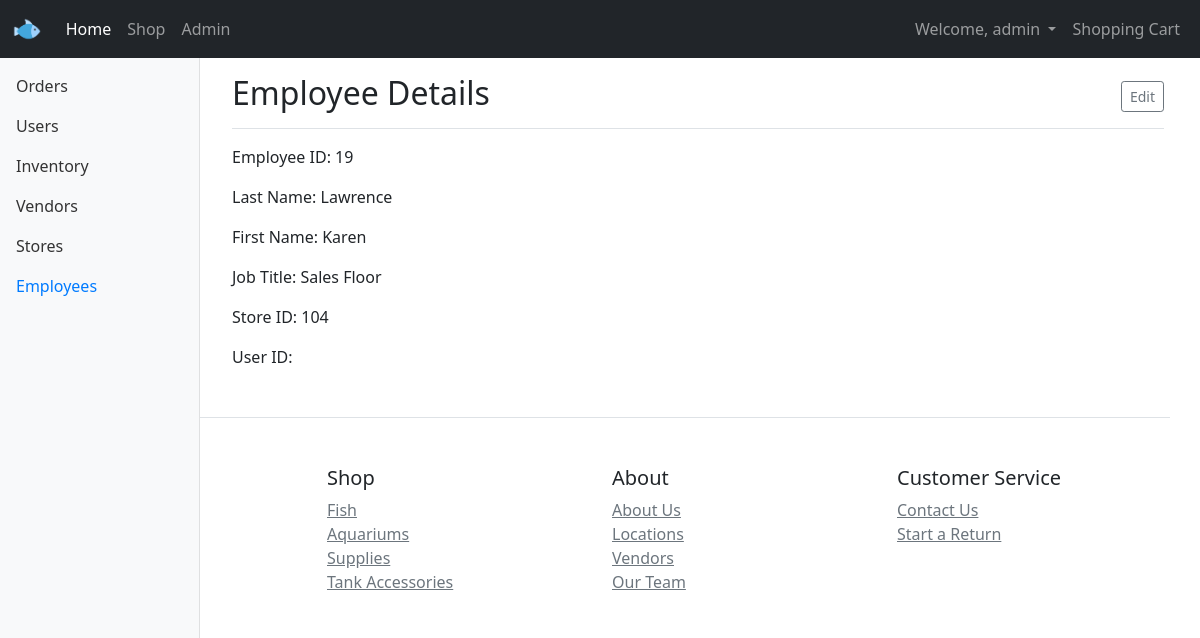
Page /pages/employee-details.php?id=19 (signed in) on the committed database.
### tables this page shows
CREATE TABLE `employee` (
  `employee_id` varchar(100) NOT NULL,
  `last_name` text NOT NULL,
  `first_name` text NOT NULL,
  `employee_title` text NOT NULL,
  `store_id` varchar(100) NOT NULL,
  `user_id` varchar(128) NOT NULL
);

### pages/employee-details.php (the view, shortened to what this page needs)
<?php
include('header.php');
require_once 'config.php';
?>
<div class="container-fluid">
      <nav id="sidebarMenu" class="col-md-3 col-lg-2 d-md-block bg-light sidebar collapse">
        <div class="position-sticky pt-3">
          <ul class="nav flex-column">
            <li class="nav-item">
              <a class="nav-link" href="admin.php#orders">
                Orders
              </a>
            </li>
            <li class="nav-item">
              <a class="nav-link" href="admin.php#users">
                Users
              </a>
            </li>
            <li class="nav-item">
              <a class="nav-link" href="admin.php#inventory">
                Inventory
              </a>
            </li>
            <li class="nav-item">
              <a class="nav-link" href="admin.php#vendors">
                Vendors
              </a>
            </li>
            <li class="nav-item">
              <a class="nav-link" href="admin.php#stores">
                Stores
              </a>
            </li>
            <li class="nav-item">
              <a class="nav-link active" href="admin.php#employees">
                Employees
              </a>
            </li>
          </ul>
        </div>
      </nav>
<?php
$conn = new mysqli($hn, $un, $pw, $db);
if(isset($_GET['id'])) {
$id = $_GET['id'];
$query = "SELECT * FROM employee where employee_id=$id ";
$result = $conn->query($query);
$row = $result->fetch_array(MYSQLI_ASSOC);
echo <<<_END
		<main class="col-md-9 ms-sm-auto col-lg-10 px-md-4">
			<div class="d-flex justify-content-between flex-wrap flex-md-nowrap align-items-center pt-3 pb-2 mb-3 border-bottom">
				<h2>Employee Details</h2>
				<div class="btn-toolbar mb-2 mb-md-0">
					<button type="button" class="btn btn-sm btn-outline-secondary">
						<span data-feather="calendar"></span>
						Edit
					</button>
				</div>
			</div>
			<p>Employee ID: $row[employee_id]</p>
			<p>Last Name: $row[last_name]</p>
			<p>First Name: $row[first_name]</p>
			<p>Job Title: $row[employee_title]</p>
			<p>Store ID: $row[store_id]</p>
			<p>User ID: $row[user_id]</p>
    </main>
_END;
}
include('footer.php');
?>
</body>
</html>

### styles/theme.css (style rules this page uses)
.sidebar { position: fixed; top: 0; bottom: 0; left: 0; z-index: 100; padding: 50px 0 0; box-shadow: inset -1px 0 0 rgba(0, 0, 0, .1); }
.sidebar .nav-link { font-weight: 500; color: #333; }
.sidebar .nav-link.active { color: #007bff; }

### rows in the picture
employee: employee_id "19", last_name "Lawrence", first_name "Karen", employee_title "Sales Floor", store "104"

### other values in the picture
$username "admin"
